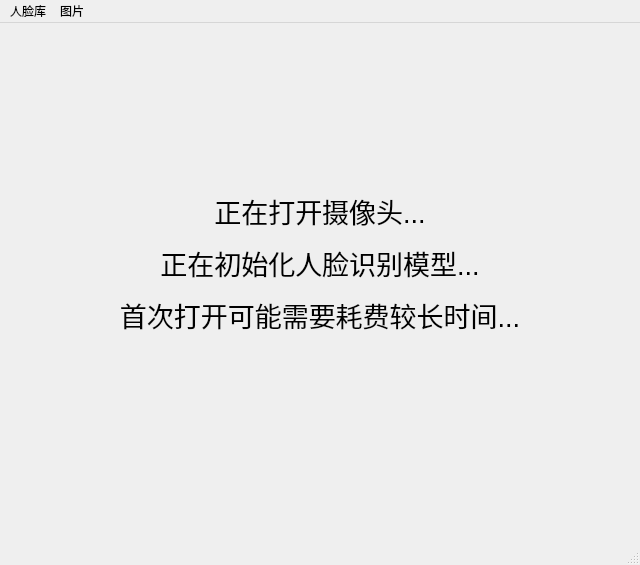
<?xml version="1.0" encoding="UTF-8"?>
<ui version="4.0">
 <class>MainWindow</class>
 <widget class="QMainWindow" name="MainWindow">
  <property name="geometry">
   <rect>
    <x>0</x>
    <y>0</y>
    <width>640</width>
    <height>565</height>
   </rect>
  </property>
  <property name="windowTitle">
   <string>人脸识别与比对系统</string>
  </property>
  <widget class="QWidget" name="centralwidget">
   <widget class="QLabel" name="label">
    <property name="geometry">
     <rect>
      <x>0</x>
      <y>0</y>
      <width>640</width>
      <height>480</height>
     </rect>
    </property>
    <property name="font">
     <font>
      <pointsize>20</pointsize>
     </font>
    </property>
    <property name="text">
     <string>&lt;html&gt;&lt;head/&gt;&lt;body&gt;&lt;p&gt;正在打开摄像头...&lt;/p&gt;&lt;p&gt;正在初始化人脸识别模型...&lt;/p&gt;&lt;p&gt;首次打开可能需要耗费较长时间...&lt;/p&gt;&lt;/body&gt;&lt;/html&gt;</string>
    </property>
    <property name="alignment">
     <set>Qt::AlignCenter</set>
    </property>
    <property name="wordWrap">
     <bool>false</bool>
    </property>
    <property name="openExternalLinks">
     <bool>false</bool>
    </property>
   </widget>
   <widget class="QLabel" name="nameLabel">
    <property name="geometry">
     <rect>
      <x>0</x>
      <y>470</y>
      <width>631</width>
      <height>51</height>
     </rect>
    </property>
    <property name="font">
     <font>
      <pointsize>12</pointsize>
     </font>
    </property>
    <property name="text">
     <string/>
    </property>
   </widget>
  </widget>
  <widget class="QMenuBar" name="menubar">
   <property name="geometry">
    <rect>
     <x>0</x>
     <y>0</y>
     <width>640</width>
     <height>21</height>
    </rect>
   </property>
   <widget class="QMenu" name="faceMenu">
    <property name="title">
     <string>人脸库</string>
    </property>
    <addaction name="appendAction"/>
    <addaction name="deleteAction"/>
    <addaction name="saveFaceBaseAction"/>
    <addaction name="loadFaceBaseAction"/>
   </widget>
   <widget class="QMenu" name="imageMenu">
    <property name="title">
     <string>图片</string>
    </property>
    <addaction name="appendImgAction"/>
    <addaction name="detectImgAction"/>
   </widget>
   <addaction name="faceMenu"/>
   <addaction name="imageMenu"/>
  </widget>
  <widget class="QStatusBar" name="statusbar"/>
  <action name="appendAction">
   <property name="text">
    <string>添加</string>
   </property>
  </action>
  <action name="appendImgAction">
   <property name="text">
    <string>添加人脸</string>
   </property>
  </action>
  <action name="deleteAction">
   <property name="text">
    <string>删除</string>
   </property>
  </action>
  <action name="detectImgAction">
   <property name="text">
    <string>识别</string>
   </property>
  </action>
  <action name="saveFaceBaseAction">
   <property name="text">
    <string>保存人脸库到本地</string>
   </property>
  </action>
  <action name="loadFaceBaseAction">
   <property name="text">
    <string>从本地读取人脸库</string>
   </property>
  </action>
 </widget>
 <resources/>
 <connections/>
</ui>
